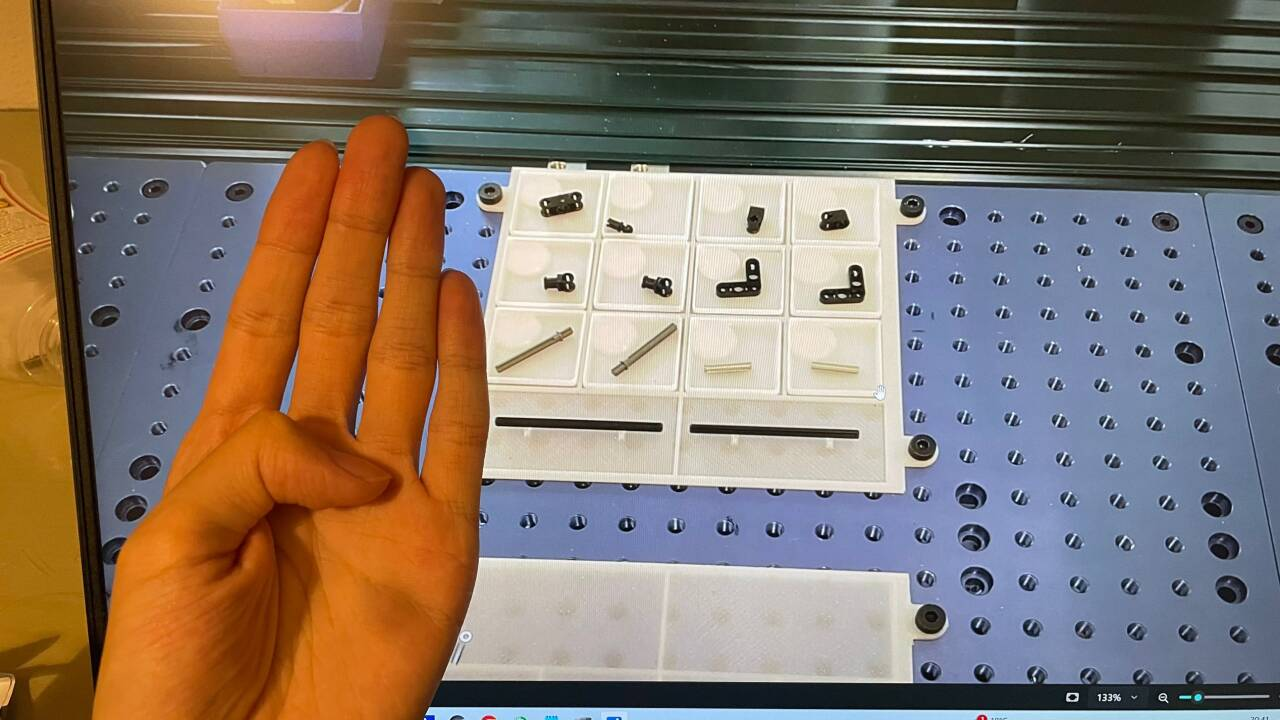
#> input picture FastSAM/_YOLOV8_HandGesture/sample.jpg, 1280 x 720 px
$ python -i grid_detector.py   (imports and definitions only)
#> lines starting #> are read from the running program, lines starting #| are printed output that depends on the picture; after the words box and inside, x2 and y2 are one past the last pixel; in counts of white or black regions, pixels touching at a corner belong together
#> further down, picture is the input picture: shape (720, 1280, 3); mean B, G, R 105.8, 118.7, 134.4
import cv2
import numpy as np

class GridDetector:
    def __init__(self, lower_orange=np.array([5, 100, 100]), upper_orange=np.array([15, 255, 255])):
        # Initialize color thresholds
        self.lower_orange = lower_orange
#> self.lower_orange = [5, 100, 100]
        self.upper_orange = upper_orange
#> self.upper_orange = [15, 255, 255]

    # Calculate the intersection point of two line segments
    # [11 lines left out: function get_line_intersection, not called in this run]

    # Extend a line segment
    def extend_line(self, x1, y1, x2, y2, scale=1000):
        line_length = np.sqrt((x2 - x1) ** 2 + (y2 - y1) ** 2)
        extension_factor = scale / line_length

        new_x1 = int(x1 - (x2 - x1) * extension_factor)
        new_y1 = int(y1 - (y2 - y1) * extension_factor)
        new_x2 = int(x2 + (x2 - x1) * extension_factor)
        new_y2 = int(y2 + (y2 - y1) * extension_factor)

        return new_x1, new_y1, new_x2, new_y2

    # Merge multiple line segments and choose the longest
    def merge_lines(self, lines):
        if len(lines) == 0:
            return None

        longest_line = max(lines, key=lambda l: np.sqrt((l[2] - l[0]) ** 2 + (l[3] - l[1]) ** 2))
        return longest_line

    # Calculate division points between two points
    # [42 lines left out: functions calculate_division_points, draw_division_points, not called in this run]

    # Detect and merge lines, return the image and coordinates of 23 points
    def detect_and_merge_lines(self, image):
        hsv_image = cv2.cvtColor(image, cv2.COLOR_BGR2HSV)
#> hsv_image: shape (720, 1280, 3); mean H, S, V 54.5, 102.8, 150
        mask = cv2.inRange(hsv_image, self.lower_orange, self.upper_orange)
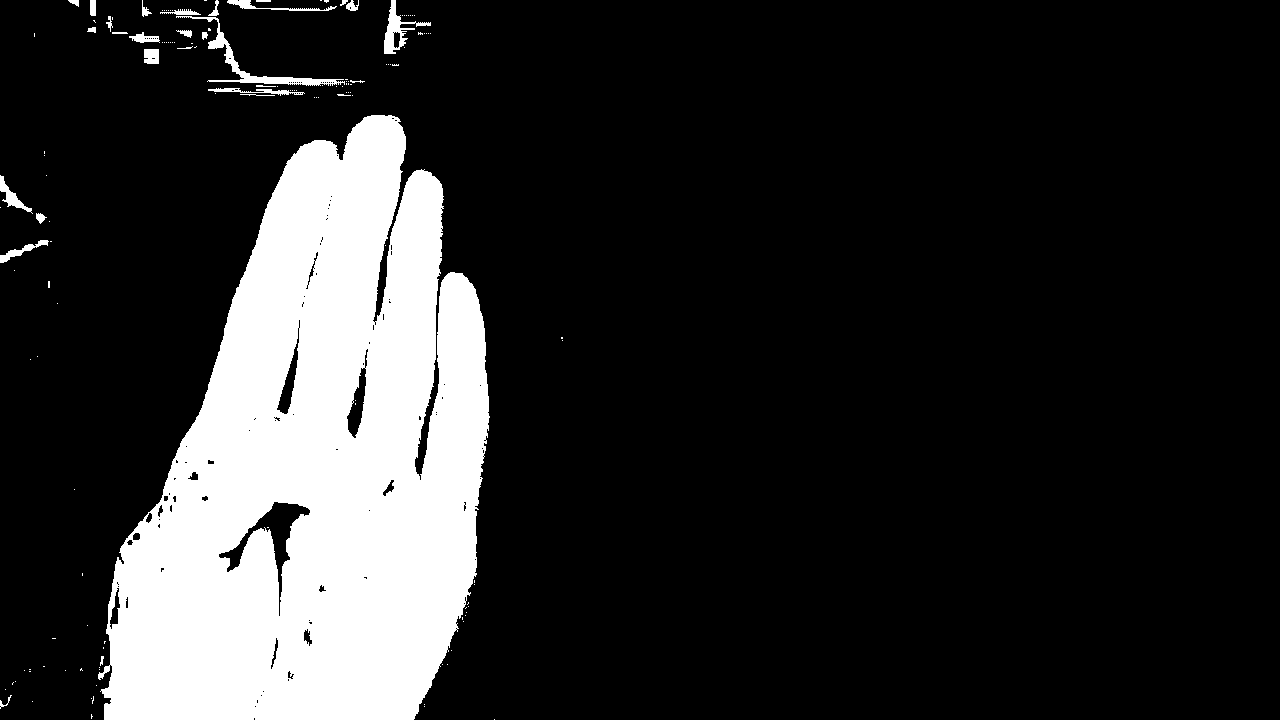
#> mask: shape (720, 1280); 17.4% white; 145 white regions (115 under 20 px)

        contours, _ = cv2.findContours(mask, cv2.RETR_EXTERNAL, cv2.CHAIN_APPROX_SIMPLE)
#> contours = 142 contours, 122 with area under 20; largest, box (x1, y1, x2, y2) and area: (98, 115, 490, 720) 157997, (176, 16, 345, 86) 1033, (384, 0, 431, 54) 676, (0, 175, 33, 214) 280, (0, 240, 49, 263) 232

        if len(contours) == 0:
            return image, []

        largest_contour = max(contours, key=cv2.contourArea)
#> largest_contour = contour of 1103 points, box (x1, y1, x2, y2) (98, 115, 490, 720), area 157997
        x, y, w, h = cv2.boundingRect(largest_contour)
#> x = 98; y = 115; w = 392; h = 605

        top_region = (int(x + 0.2 * w), y - int(0.3 * h), int(x + 0.8 * w), y + int(0.2 * h))
#> top_region = (176, -66, 411, 236)
        bottom_region = (int(x + 0.2 * w), y + h - int(0.2 * h), int(x + 0.8 * w), y + h + int(0.3 * h))
#> bottom_region = (176, 599, 411, 901)
        left_region = (x - int(0.3 * w), int(y + 0.2 * h), x + int(0.2 * w), int(y + 0.8 * h))
#> left_region = (-19, 236, 176, 599)
        right_region = (x + w - int(0.2 * w), int(y + 0.2 * h), x + w + int(0.3 * w), int(y + 0.8 * h))
#> right_region = (412, 236, 607, 599)

        regions = [(top_region, 'horizontal'), (bottom_region, 'horizontal'),
                   (left_region, 'vertical'), (right_region, 'vertical')]
#> regions = [((176, -66, 411, 236), 'horizontal'), ((176, 599, 411, 901), 'horizontal'), ((-19, 236, 176, 599), 'vertical'), ((412, 236, 607, 599), 'vertical')]

        all_lines = []
        for region, direction in regions:
            x_start = max(0, region[0])
            y_start = max(0, region[1])
            x_end = min(image.shape[1], region[2])
            y_end = min(image.shape[0], region[3])

            mask_region = mask[y_start:y_end, x_start:x_end]

            if mask_region.size == 0:
                continue

            mask_region_smooth = cv2.GaussianBlur(mask_region, (5, 5), 0)
            edges = cv2.Canny(mask_region_smooth, 50, 150, apertureSize=3)
            lines = cv2.HoughLinesP(edges, 1, np.pi / 180, threshold=80, minLineLength=50, maxLineGap=15)

            if lines is not None:
                lines = [line[0] for line in lines]
                merged_line = self.merge_lines(lines)
                if merged_line is not None:
                    extended_line = self.extend_line(*merged_line)
                    cv2.line(image, (extended_line[0] + x_start, extended_line[1] + y_start),
                              (extended_line[2] + x_start, extended_line[3] + y_start), (255, 0, 0), 2)
                    all_lines.append([extended_line[0] + x_start, extended_line[1] + y_start,
                                      extended_line[2] + x_start, extended_line[3] + y_start])
#> this loop made 4 passes
#> (region, direction, x_start, y_start, x_end, y_end, merged_line, line_length in extend_line) on pass 1: ((176, -66, 411, 236), 'horizontal', 176, 0, 411, 236, [32, 82, 108, 83], 76.01)
#> (direction, x_start, y_start, x_end, y_end, merged_line, line_length in extend_line, extension_factor in extend_line) on pass 4: ('vertical', 412, 236, 607, 599, [25, 127, 29, 3], 124.1, 8.06)
#> pass 1, in detect_and_merge_lines, `edges = cv2.Canny(mask_region_smooth, 50, 150, apertureSize=3)`:
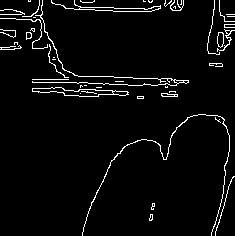
#> edges: shape (236, 235); 4% white in thin lines or dots
#> pass 2, in detect_and_merge_lines, `mask_region = mask[y_start:y_end, x_start:x_end]`:
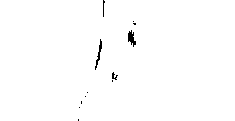
#> mask_region: shape (121, 235); 99.3% white; black in thin lines or dots, all inside (x1, y1, x2, y2) = (78, 0, 136, 121)
#> after the loop:
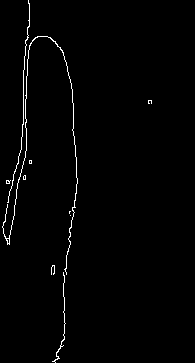
#> edges: shape (363, 195); 1.3% white in thin lines or dots, all inside (x1, y1, x2, y2) = (2, 0, 152, 363)
#> after the loop:
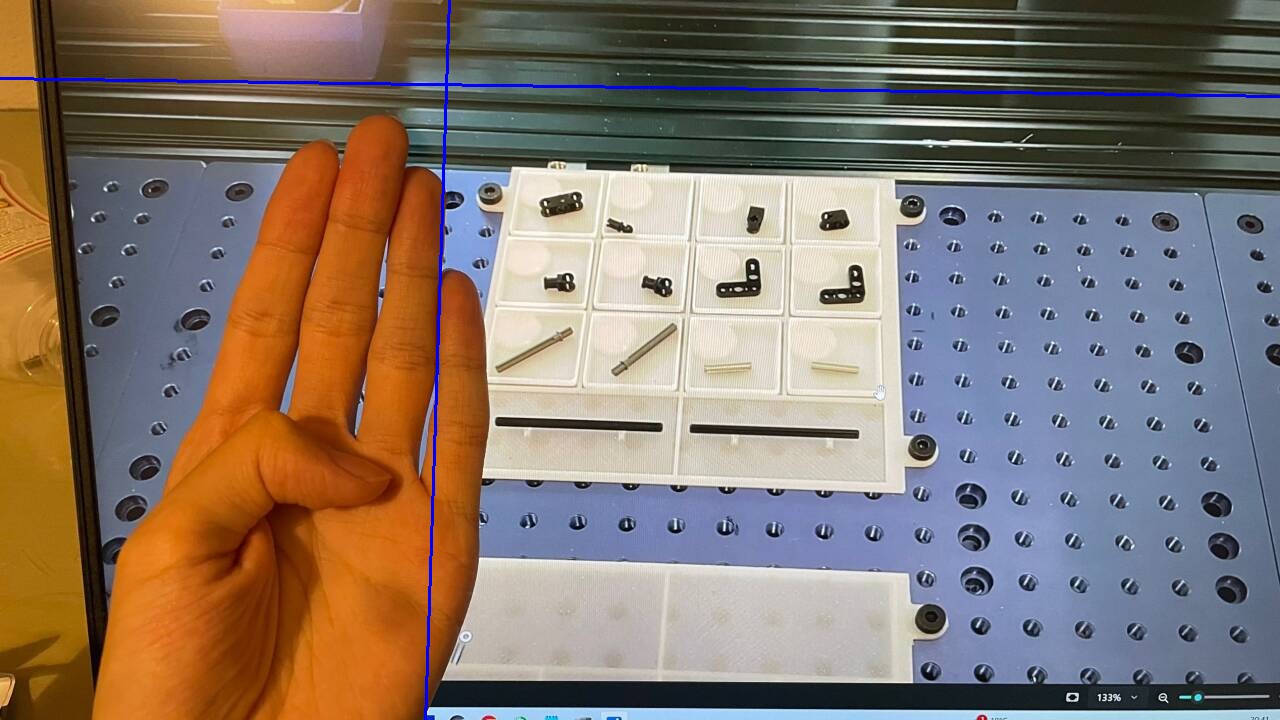
#> image: shape (720, 1280, 3); 0.65% of pixels changed, all inside (x1, y1, x2, y2) = (0, 0, 1280, 720)
#> after the loop:
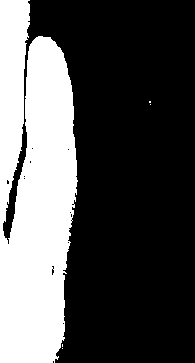
#> mask_region: shape (363, 195); 31.9% white; 5 white regions (4 under 20 px), largest, box (x1, y1, x2, y2) and area: (0, 0, 78, 363) 22576
#> after the loop:
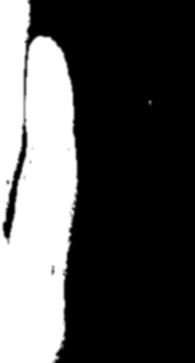
#> mask_region_smooth: shape (363, 195); min 0, max 255, mean 81.4
#> after the loop, all_lines = [[-791, 68, 1283, 96], [405, 1362, 473, -760]]

        if len(all_lines) >= 4:
            corners = []
            for i in range(len(all_lines)):
                for j in range(i + 1, len(all_lines)):
                    intersection = self.get_line_intersection(all_lines[i], all_lines[j])
                    if intersection is not None:
                        corners.append(intersection)

            if len(corners) >= 4:
                points_coordinates = self.draw_division_points(image, corners[:4])
                return image, points_coordinates

        return image, []

    # Check if a point is inside a quadrilateral
    # [53 lines left out: functions is_point_in_rect, get_grid_coordinates, find_grid_for_point, process_image_and_find_grid, not called in this run]
0

>>> import cv2
>>> picture = cv2.imread('_YOLOV8_HandGesture/sample.jpg')
>>> result = GridDetector().detect_and_merge_lines(picture)
